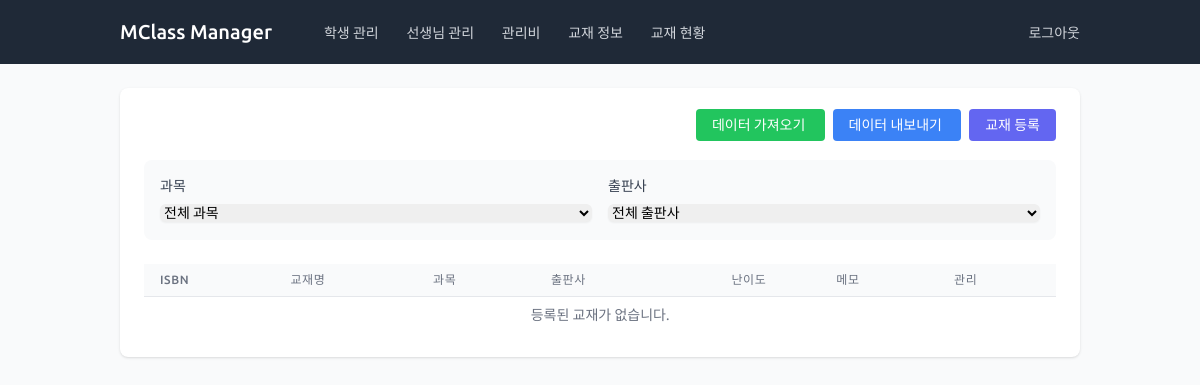
/books/ (signed in), run on an earlier commit of the app's database.
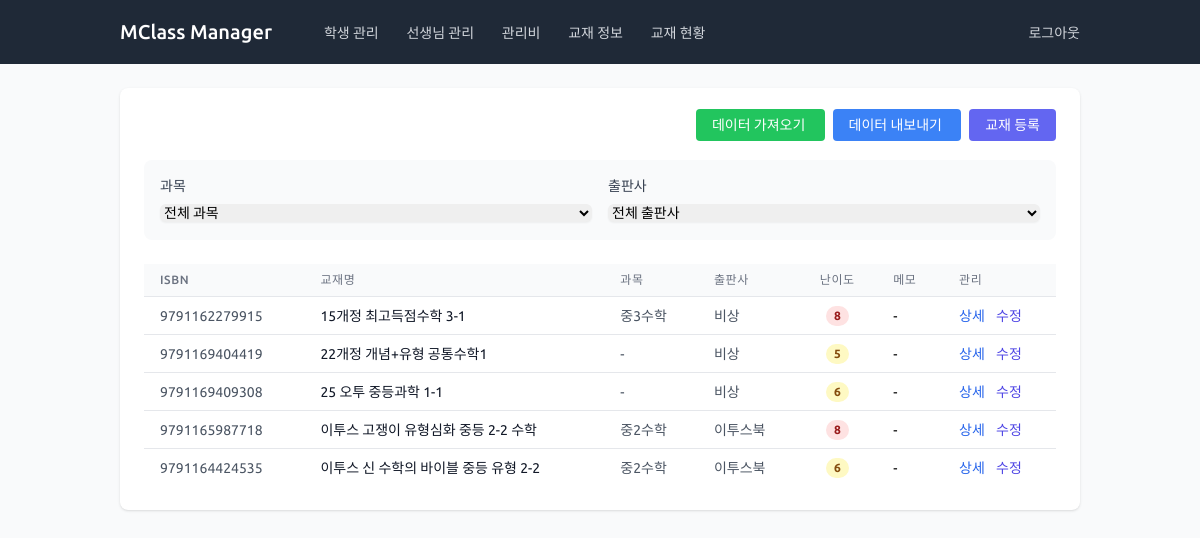
And on a later commit of the database.
### books/models.py (models this page shows, shortened)
class Book(models.Model):
    name = models.CharField(
        max_length=200,
        verbose_name='교재 이름'
    )
    subject = models.ForeignKey(
        Subject,
        on_delete=models.SET_NULL,
        null=True,
        blank=True,
        verbose_name='과목'
    )
    isbn = models.CharField(
        max_length=13,
        null=True,
        blank=True,
        verbose_name='ISBN'
    )
    publisher = models.ForeignKey(
        Publisher,
        on_delete=models.SET_NULL,
        null=True,
        blank=True,
        verbose_name='출판사'
    )
    difficulty_level = models.PositiveIntegerField(
        validators=[
            MinValueValidator(1),
            MaxValueValidator(10)
        ],
        null=True,
        blank=True,
        verbose_name='교재 난이도'
    )
    memo = models.TextField(
        null=True,
        blank=True,
        verbose_name='메모'
    )
    barcode = models.ImageField(
        upload_to='books/barcodes/',
        null=True,
        blank=True,
        verbose_name='바코드'
    )
    qr_code = models.ImageField(
        upload_to='books/qrcodes/',
        null=True,
        blank=True,
        verbose_name='QR 코드'
    )
    unique_code = models.CharField(
        max_length=36,
        unique=True,
        default=uuid.uuid4,
        editable=False,
        verbose_name='고유 코드'
    )
    spare1 = models.CharField(
        max_length=200,
        null=True,
        blank=True,
        verbose_name='예비1'
    )
    spare2 = models.CharField(
        max_length=200,
        null=True,
        blank=True,
        verbose_name='예비2'
    )
    spare3 = models.CharField(
        max_length=200,
        null=True,
        blank=True,
        verbose_name='예비3'
    )
    class Meta:
        verbose_name = '교재'
        verbose_name_plural = '교재 목록'

### common/models.py (models this page shows)
class Subject(models.Model):
    name = models.CharField(max_length=50, unique=True, verbose_name='과목명')
    class Meta:
        verbose_name = '과목'
        verbose_name_plural = '과목'
    def __str__(self):
        return self.name

class Publisher(models.Model):
    name = models.CharField(max_length=100, unique=True, verbose_name='출판사명')
    class Meta:
        verbose_name = '출판사'
        verbose_name_plural = '출판사'
    def __str__(self):
        return self.name

### books/views.py (the view)
# urls.py: path('', views.BookListView.as_view(), name='book_list'),
class BookListView(LoginRequiredMixin, ListView):
    model = Book
    template_name = 'books/books_list.html'
    context_object_name = 'books'
    ordering = ['name']
    def get_queryset(self):
        queryset = super().get_queryset()
        subject_id = self.request.GET.get('subject')
        if subject_id:
            try:
                subject_id = int(subject_id)
            except ValueError:
                pass  # Leave it as a string if it's not a valid integer
            queryset = queryset.filter(subject_id=subject_id)
        publisher_id = self.request.GET.get('publisher')
        if publisher_id:
            try:
                publisher_id = int(publisher_id)
            except ValueError:
                pass  # Leave it as a string if it's not a valid integer
            queryset = queryset.filter(publisher_id=publisher_id)
        return queryset
    def get_context_data(self, **kwargs):
        context = super().get_context_data(**kwargs)
        context['subjects'] = Subject.objects.all()
        context['publishers'] = Publisher.objects.all()
        context['current_filters'] = {
            'subject': self.request.GET.get('subject', ''),
            'publisher': self.request.GET.get('publisher', ''),
        }
        return context

### books/templates/books/books_list.html (shortened to what this page needs)
{% extends 'base.html' %}
{% load humanize %}
{% block content %}
<div class="bg-white shadow rounded-lg p-6">
    <div class="flex justify-between items-center mb-6">
        <div class="space-x-2">
            <a href="{% url 'books:book_import' %}"
               class="bg-green-500 hover:bg-green-700 text-white px-4 py-2 rounded text-sm">
                데이터 가져오기
            </a>
            <a href="{% url 'books:book_export' %}"
               class="bg-blue-500 hover:bg-blue-700 text-white px-4 py-2 rounded text-sm">
                데이터 내보내기
            </a>
            <a href="{% url 'books:book_create' %}"
               class="bg-indigo-500 hover:bg-indigo-700 text-white px-4 py-2 rounded text-sm">
                교재 등록
            </a>
        </div>
    </div>
    <div class="bg-gray-50 rounded-lg p-4 mb-6">
        <form method="get" class="grid grid-cols-1 md:grid-cols-2 gap-4">
            <div>
                <label class="block text-sm font-medium text-gray-700 mb-1">과목</label>
                <select name="subject"
                        class="w-full rounded-md border-gray-300 shadow-sm focus:border-indigo-300 focus:ring focus:ring-indigo-200 focus:ring-opacity-50 text-sm"
                        onchange="this.form.submit()">
                    <option value="">전체 과목</option>
                </select>
            </div>
            <div>
                <label class="block text-sm font-medium text-gray-700 mb-1">출판사</label>
                <select name="publisher"
                        class="w-full rounded-md border-gray-300 shadow-sm focus:border-indigo-300 focus:ring focus:ring-indigo-200 focus:ring-opacity-50 text-sm"
                        onchange="this.form.submit()">
                    <option value="">전체 출판사</option>
                </select>
            </div>
        </form>
    </div>
    <div class="overflow-x-auto">
        <table class="min-w-full divide-y divide-gray-200">
            <thead class="bg-gray-50">
                <tr>
                    <th class="px-4 py-2 text-left text-xs font-medium text-gray-500 uppercase tracking-wider">ISBN</th>
                    <th class="px-4 py-2 text-left text-xs font-medium text-gray-500 uppercase tracking-wider">교재명</th>
                    <th class="px-4 py-2 text-left text-xs font-medium text-gray-500 uppercase tracking-wider">과목</th>
                    <th class="px-4 py-2 text-left text-xs font-medium text-gray-500 uppercase tracking-wider">출판사</th>
                    <th class="px-4 py-2 text-center text-xs font-medium text-gray-500 uppercase tracking-wider">난이도</th>
                    <th class="px-4 py-2 text-left text-xs font-medium text-gray-500 uppercase tracking-wider">메모</th>
                    <th class="px-4 py-2 text-left text-xs font-medium text-gray-500 uppercase tracking-wider">관리</th>
                </tr>
            </thead>
            <tbody class="bg-white divide-y divide-gray-200">
                {% for book in books %}
                <tr class="hover:bg-gray-50 text-sm">
                    <td class="px-4 py-2 whitespace-nowrap text-gray-600">{{ book.isbn|default:'-' }}</td>
                    <td class="px-4 py-2 whitespace-nowrap text-gray-900">
                        <a href="{% url 'books:book_detail' book.pk %}"
                           class="hover:text-indigo-600">
                            {{ book.name }}
                        </a>
                    </td>
                    <td class="px-4 py-2 whitespace-nowrap text-gray-600">{{ book.subject|default:'-' }}</td>
                    <td class="px-4 py-2 whitespace-nowrap text-gray-600">{{ book.publisher|default:'-' }}</td>
                    <td class="px-4 py-2 whitespace-nowrap text-center">
                        {% if book.difficulty_level %}
                            <span class="px-2 inline-flex text-xs leading-5 font-semibold rounded-full
                                       {% if book.difficulty_level <= 3 %}bg-green-100 text-green-800
                                       {% elif book.difficulty_level <= 7 %}bg-yellow-100 text-yellow-800
                                       {% else %}bg-red-100 text-red-800{% endif %}">
                                {{ book.difficulty_level }}
                            </span>
                        {% else %}
                            -
                        {% endif %}
                    </td>
                    <td class="px-4 py-2">
                        {% if book.memo %}
                            <div class="text-sm text-gray-600 truncate max-w-xs" title="{{ book.memo }}">
                                {{ book.memo }}
                            </div>
                        {% else %}
                            -
                        {% endif %}
                    </td>
                    <td class="px-4 py-2 whitespace-nowrap space-x-2">
                        <a href="{% url 'books:book_detail' book.pk %}"
                           class="text-blue-600 hover:text-blue-900">상세</a>
                        <a href="{% url 'books:book_update' book.pk %}"
                           class="text-indigo-600 hover:text-indigo-900">수정</a>
                    </td>
                </tr>
                {% empty %}
                <tr>
                    <td colspan="12" class="px-4 py-2 text-center text-sm text-gray-500">
                        등록된 교재가 없습니다.
                    </td>
                </tr>
                {% endfor %}
            </tbody>
        </table>
    </div>
</div>
{% endblock %}

### templates/base.html (shortened to what this page needs)
<!DOCTYPE html>
<html lang="ko">
<head>
    <script src="https://cdn.tailwindcss.com"></script>
    <link href="https://hangeul.pstatic.net/hangeul_static/css/nanum-gothic.css" rel="stylesheet">
    {% load static %}
    <link rel="stylesheet" href="{% static 'css/custom.css' %}">
</head>
<body class="bg-gray-50">
    {% if user.is_authenticated %}
    <nav class="bg-gray-800 text-white">
        <div class="container">
            <div class="flex items-center justify-between h-16">
                <div class="flex items-center">
                    <a href="{% url 'index' %}" class="font-medium text-xl">
                        MClass Manager
                    </a>
                    <div class="hidden md:block ml-10">
                        <a href="{% url 'students:student_list' %}" class="text-gray-300 hover:text-white px-3 py-2 rounded-md text-sm font-medium">학생 관리</a>
                        <a href="{% url 'teachers:teacher_list' %}" class="text-gray-300 hover:text-white px-3 py-2 rounded-md text-sm font-medium">선생님 관리</a>
                        <a href="{% url 'maintenance:create' %}" class="text-gray-300 hover:text-white px-3 py-2 rounded-md text-sm font-medium">관리비</a>
                        <a href="{% url 'books:book_list' %}" class="text-gray-300 hover:text-white px-3 py-2 rounded-md text-sm font-medium">교재 정보</a>
                        <a href="{% url 'books_inventory:stock_list' %}" class="text-gray-300 hover:text-white px-3 py-2 rounded-md text-sm font-medium">교재 현황</a>
                    </div>
                </div>
                <div>
                    <form method="post" action="{% url 'logout' %}" class="inline">
                        <button type="submit" class="text-gray-300 hover:text-white text-sm font-medium">
                            로그아웃
                        </button>
                    </form>
                </div>
            </div>
        </div>
    </nav>
    {% endif %}
    <main class="py-6">
        <div class="container">
            {% block content %}{% endblock %}
        </div>
    </main>
</body>
</html>

### static/css/custom.css (style rules this page uses)
body { font-family: 'Ubuntu', 'Nanum Gothic', sans-serif; }
.container { width: 100%; max-width: 80rem; margin: 0 auto; padding: 0 1rem; }
@media (min-width: 640px) { .container { padding: 0 1.5rem; } }
@media (min-width: 1024px) { .container { padding: 0 2rem; } }
.text-center { text-align: center; }
.overflow-x-auto { overflow-x: auto; }

What changed in the data, as far as the page shows it:
added Book: isbn "9791162279915", name "15개정 최고득점수학 3-1", subject "중3수학", publisher "비상", difficulty_level "8"
added Book: isbn "9791169404419", name "22개정 개념+유형 공통수학1", subject "-", publisher "비상", difficulty_level "5"
added Book: isbn "9791169409308", name "25 오투 중등과학 1-1", subject "-", publisher "비상", difficulty_level "6"
added Book: isbn "9791165987718", name "이투스 고쟁이 유형심화 중등 2-2 수학", subject "중2수학", publisher "이투스북", difficulty_level "8"
added Book: isbn "9791164424535", name "이투스 신 수학의 바이블 중등 유형 2-2", subject "중2수학", publisher "이투스북", difficulty_level "6"
Also different on the page:
text no longer shown: "등록된 교재가 없습니다."
